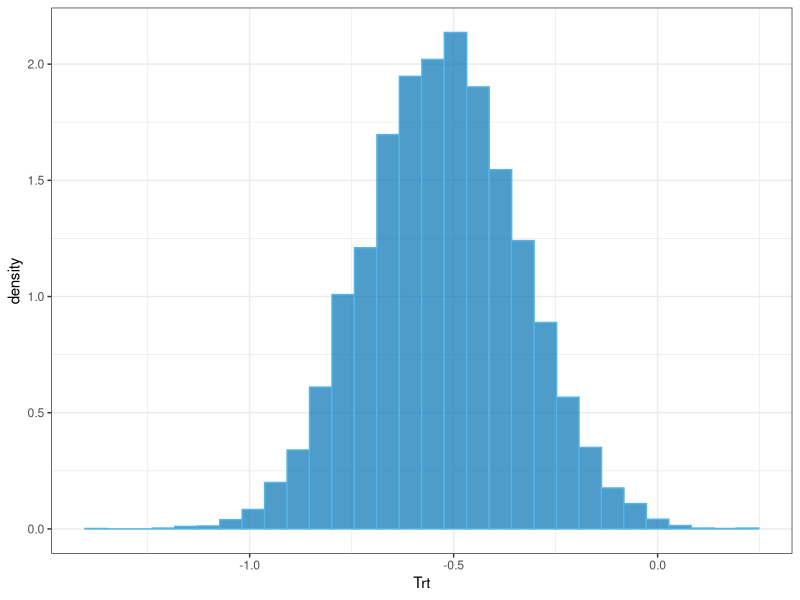
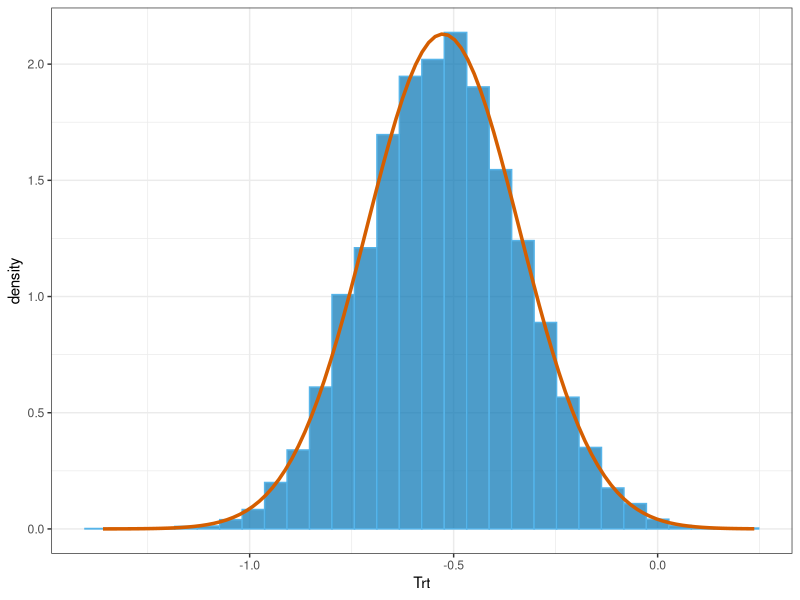

These figures' R source, in order:
## ---- chunk 1
#| include: false
knitr::opts_chunk$set(
  echo=TRUE, message=FALSE, warning=FALSE, fig.align="center", dev="svglite"
)

old_hooks <- fansi::set_knit_hooks(
  knitr::knit_hooks,
  which = c("output", "message", "warning", "error")
)

options(crayon.enabled=TRUE)
## ---- chunk 2
library(tidyverse)
library(broom)
theme_set(theme_bw())
## ---- chunk 3
drugs <- read_csv("./data/Pdata.csv")

drugs
## ---- chunk 4
model <- glm(N ~ ., family="poisson", data=drugs)
## ---- chunk 5
summary(model)
## ---- chunk 6
bootstrap_glm <- function(original_data, original_model, n) {
  out <- matrix(nrow=n, ncol=3, dimnames=list(NULL, names(coef(original_model))))
  
  for (iter in 1:n) {
    resampled_data <- original_data %>%
      slice_sample(n=nrow(original_data), replace=TRUE)
    
    refitted_model <- original_model %>%
      update(data=resampled_data)
    
    out[iter, ] <- coef(refitted_model)
  }
  
  as_tibble(out)
}
## ---- chunk 7
set.seed(99)

boot_coefs <- bootstrap_glm(drugs, model, n=10000)
## ---- chunk 8
boot_coefs
## ---- chunk 9
ggplot(boot_coefs, aes(x=Trt)) +
  geom_histogram(
    aes(y=after_stat(density)),
    colour="#56B4E9", fill="#0072B2", alpha=0.7
  )
## ---- chunk 10
mean_boot_beta1 <- mean(boot_coefs$Trt)
sd_boot_beta1 <- sd(boot_coefs$Trt)

ggplot(boot_coefs, aes(x=Trt)) +
  geom_histogram(
    aes(y=after_stat(density)),
    colour="#56B4E9", fill="#0072B2", alpha=0.7
  ) +
  geom_function(
    fun=dnorm, args=list(mean=mean_boot_beta1, sd=sd_boot_beta1),
    colour="#D55E00", size=1.2
  )
## ---- chunk 11
list(
  boot_norm = tibble(
    lwr = mean_boot_beta1 - qnorm(0.975) * sd_boot_beta1,
    upr = mean_boot_beta1 + qnorm(0.975) * sd_boot_beta1
  ),
  
  boot_perc = tibble(
    lwr = quantile(boot_coefs$Trt, 0.025),
    upr = quantile(boot_coefs$Trt, 0.975)
  ),
  
  wald = model %>%
    confint.default() %>%
    as_tibble() %>%
    slice(2) %>%
    rename(lwr=1, upr=2)
)
